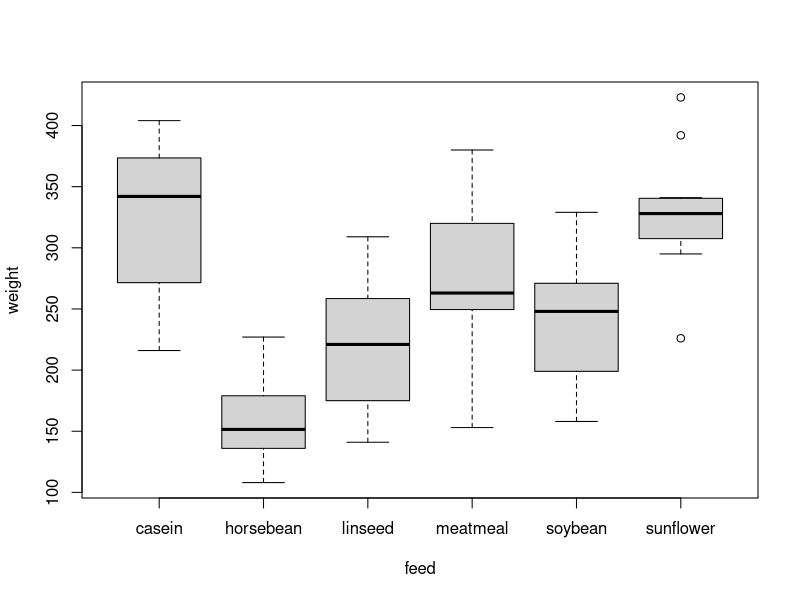

The R script that drew this image:
chickwts

attach(chickwts)

# Q1.A 

boxplot(weight~feed)

# Q1.B  

tapply(weight, feed, mean) # Mean
tapply(weight, feed, var) # Variance

#Q1.C 

linseed <- sum(chickwts$weight < 159 & chickwts$feed == "linseed")
sunflower <- sum(chickwts$weight < 159 & chickwts$feed == "sunflower")

((linseed + sunflower) - (linseed * sunflower)) / sum(chickwts$weight < 159)

# Q2 

no_of_defectives <- 0
iterations <- 10000

for(i in c(1:iterations)){
  j <- 1
  while(TRUE){
    if(runif(1) <= .2){
      no_of_defectives[i] <- j
      break
    }
    j <- j + 1
  }
}

length(no_of_defectives[no_of_defectives == 5]) / iterations

